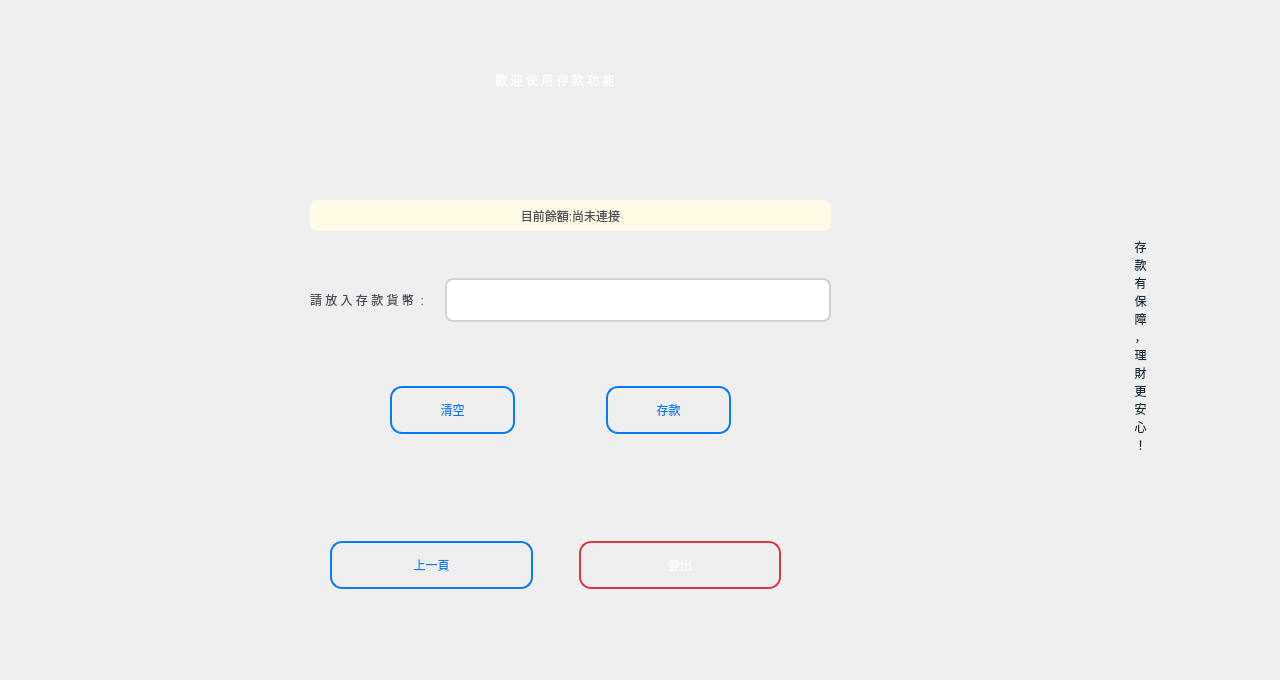
<?xml version="1.0" encoding="UTF-8"?>
<ui version="4.0">
 <class>depositWindow</class>
 <widget class="QMainWindow" name="depositWindow">
  <property name="geometry">
   <rect>
    <x>0</x>
    <y>0</y>
    <width>1280</width>
    <height>680</height>
   </rect>
  </property>
  <property name="windowTitle">
   <string>存款</string>
  </property>
  <property name="styleSheet">
   <string notr="true">QMainWindow {
    background: qlineargradient(x1: 0, y1: 0, x2: 1, y2: 1,
                                 stop: 0 #add8e6, stop: 1 #7bb3d9);
}
</string>
  </property>
  <widget class="QWidget" name="centralwidget">
   <property name="styleSheet">
    <string notr="true">QWidget {
    background: qlineargradient(x1: 0, y1: 0, x2: 0, y2: 1,
                                 stop: 0 #c3e2f0, stop: 1 #87ceeb);
    font-family: &quot;Microsoft YaHei UI&quot;;
    color: #212529;
}
QWidget[class=&quot;QWidget&quot;] {
    background: transparent;
}
</string>
   </property>
   <widget class="QLabel" name="label_title">
    <property name="geometry">
     <rect>
      <x>120</x>
      <y>30</y>
      <width>870</width>
      <height>100</height>
     </rect>
    </property>
    <property name="cursor">
     <cursorShape>ForbiddenCursor</cursorShape>
    </property>
    <property name="styleSheet">
     <string notr="true">QLabel {
    font: bold 24pt &quot;Microsoft YaHei UI&quot;;
    color: #ffffff;
    background: qlineargradient(x1: 0, y1: 0, x2: 1, y2: 0,
                                 stop: 0 #667eea, stop: 1 #764ba2);
    border-radius: 12px;
    padding: 15px;
    margin: 5px;
}
</string>
    </property>
    <property name="text">
     <string>歡 迎 使 用 存 款 功 能</string>
    </property>
    <property name="alignment">
     <set>Qt::AlignmentFlag::AlignCenter</set>
    </property>
   </widget>
   <widget class="QLabel" name="label_balance">
    <property name="geometry">
     <rect>
      <x>310</x>
      <y>200</y>
      <width>521</width>
      <height>31</height>
     </rect>
    </property>
    <property name="cursor">
     <cursorShape>ForbiddenCursor</cursorShape>
    </property>
    <property name="styleSheet">
     <string notr="true">QLabel {
    font: bold 14pt &quot;Microsoft YaHei UI&quot;;
    color: #495057;
    background: #fffbe6;
    border-radius: 8px;
    padding: 6px 12px;
}
</string>
    </property>
    <property name="text">
     <string>目前餘額:尚未連接</string>
    </property>
    <property name="alignment">
     <set>Qt::AlignmentFlag::AlignCenter</set>
    </property>
   </widget>
   <widget class="QWidget" name="horizontalLayoutWidget">
    <property name="geometry">
     <rect>
      <x>310</x>
      <y>260</y>
      <width>521</width>
      <height>80</height>
     </rect>
    </property>
    <layout class="QHBoxLayout" name="horizontalLayout">
     <item>
      <widget class="QLabel" name="label_input">
       <property name="cursor">
        <cursorShape>ForbiddenCursor</cursorShape>
       </property>
       <property name="styleSheet">
        <string notr="true">QLabel {
    font: bold 16pt &quot;Microsoft YaHei UI&quot;;
    color: #495057;
    background-color: transparent;
}
</string>
       </property>
       <property name="text">
        <string>請 放 入 存 款 貨 幣  :</string>
       </property>
      </widget>
     </item>
     <item>
      <spacer name="horizontalSpacer_2">
       <property name="orientation">
        <enum>Qt::Orientation::Horizontal</enum>
       </property>
       <property name="sizeType">
        <enum>QSizePolicy::Policy::Preferred</enum>
       </property>
       <property name="sizeHint" stdset="0">
        <size>
         <width>15</width>
         <height>20</height>
        </size>
       </property>
      </spacer>
     </item>
     <item>
      <widget class="QLineEdit" name="deposit">
       <property name="styleSheet">
        <string notr="true">QLineEdit {
    font: 14pt &quot;Microsoft YaHei UI&quot;;
    background-color: #ffffff;
    border: 2px solid #ced4da;
    border-radius: 8px;
    padding: 12px 16px;
    color: #495057;
}
QLineEdit:focus {
    border: 2px solid #007bff;
    background-color: #f8f9fa;
}
QLineEdit:disabled {
    background-color: #e9ecef;
    color: #6c757d;
    border: 2px solid #dee2e6;
}
</string>
       </property>
      </widget>
     </item>
    </layout>
   </widget>
   <widget class="QWidget" name="horizontalLayoutWidget_2">
    <property name="geometry">
     <rect>
      <x>390</x>
      <y>370</y>
      <width>341</width>
      <height>80</height>
     </rect>
    </property>
    <layout class="QHBoxLayout" name="horizontalLayout_2">
     <item>
      <widget class="QPushButton" name="clear">
       <property name="minimumSize">
        <size>
         <width>125</width>
         <height>48</height>
        </size>
       </property>
       <property name="cursor">
        <cursorShape>PointingHandCursor</cursorShape>
       </property>
       <property name="styleSheet">
        <string notr="true">QPushButton {
    font: bold 14pt &quot;Microsoft YaHei UI&quot;;
    background: qlineargradient(x1: 0, y1: 0, x2: 0, y2: 1,
                                 stop: 0 #ffffff, stop: 1 #f8f9fa);
    border: 2px solid #007bff;
    border-radius: 12px;
    color: #007bff;
    padding: 12px 20px;
    min-height: 20px;
}
QPushButton:hover {
    background: qlineargradient(x1: 0, y1: 0, x2: 0, y2: 1,
                                 stop: 0 #007bff, stop: 1 #0056b3);
    color: white;
    border: 2px solid #0056b3;
}
QPushButton:pressed {
    background: qlineargradient(x1: 0, y1: 0, x2: 0, y2: 1,
                                 stop: 0 #0056b3, stop: 1 #004085);
}
QPushButton:disabled {
    background-color: #e9ecef;
    color: #6c757d;
    border: 2px solid #dee2e6;
}
</string>
       </property>
       <property name="text">
        <string>清空</string>
       </property>
      </widget>
     </item>
     <item>
      <spacer name="horizontalSpacer">
       <property name="orientation">
        <enum>Qt::Orientation::Horizontal</enum>
       </property>
       <property name="sizeHint" stdset="0">
        <size>
         <width>40</width>
         <height>20</height>
        </size>
       </property>
      </spacer>
     </item>
     <item>
      <widget class="QPushButton" name="deposit_btn">
       <property name="minimumSize">
        <size>
         <width>125</width>
         <height>48</height>
        </size>
       </property>
       <property name="cursor">
        <cursorShape>PointingHandCursor</cursorShape>
       </property>
       <property name="styleSheet">
        <string notr="true">QPushButton {
    font: bold 14pt &quot;Microsoft YaHei UI&quot;;
    background: qlineargradient(x1: 0, y1: 0, x2: 0, y2: 1,
                                 stop: 0 #ffffff, stop: 1 #f8f9fa);
    border: 2px solid #007bff;
    border-radius: 12px;
    color: #007bff;
    padding: 12px 20px;
    min-height: 20px;
}
QPushButton:hover {
    background: qlineargradient(x1: 0, y1: 0, x2: 0, y2: 1,
                                 stop: 0 #007bff, stop: 1 #0056b3);
    color: white;
    border: 2px solid #0056b3;
}
QPushButton:pressed {
    background: qlineargradient(x1: 0, y1: 0, x2: 0, y2: 1,
                                 stop: 0 #0056b3, stop: 1 #004085);
}
QPushButton:disabled {
    background-color: #e9ecef;
    color: #6c757d;
    border: 2px solid #dee2e6;
}
</string>
       </property>
       <property name="text">
        <string>存款</string>
       </property>
      </widget>
     </item>
    </layout>
   </widget>
   <widget class="QWidget" name="horizontalLayoutWidget_3">
    <property name="geometry">
     <rect>
      <x>330</x>
      <y>520</y>
      <width>451</width>
      <height>91</height>
     </rect>
    </property>
    <layout class="QHBoxLayout" name="horizontalLayout_3">
     <item>
      <widget class="QPushButton" name="back">
       <property name="cursor">
        <cursorShape>PointingHandCursor</cursorShape>
       </property>
       <property name="styleSheet">
        <string notr="true">QPushButton {
    font: bold 14pt &quot;Microsoft YaHei UI&quot;;
    background: qlineargradient(x1: 0, y1: 0, x2: 0, y2: 1,
                                 stop: 0 #ffffff, stop: 1 #f8f9fa);
    border: 2px solid #007bff;
    border-radius: 12px;
    color: #007bff;
    padding: 12px 20px;
    min-height: 20px;
}
QPushButton:hover {
    background: qlineargradient(x1: 0, y1: 0, x2: 0, y2: 1,
                                 stop: 0 #007bff, stop: 1 #0056b3);
    color: white;
    border: 2px solid #0056b3;
}
QPushButton:pressed {
    background: qlineargradient(x1: 0, y1: 0, x2: 0, y2: 1,
                                 stop: 0 #0056b3, stop: 1 #004085);
}
QPushButton:disabled {
    background-color: #e9ecef;
    color: #6c757d;
    border: 2px solid #dee2e6;
}
</string>
       </property>
       <property name="text">
        <string>上一頁</string>
       </property>
      </widget>
     </item>
     <item>
      <spacer name="horizontalSpacer_3">
       <property name="orientation">
        <enum>Qt::Orientation::Horizontal</enum>
       </property>
       <property name="sizeType">
        <enum>QSizePolicy::Policy::Preferred</enum>
       </property>
       <property name="sizeHint" stdset="0">
        <size>
         <width>40</width>
         <height>20</height>
        </size>
       </property>
      </spacer>
     </item>
     <item>
      <widget class="QPushButton" name="logout">
       <property name="cursor">
        <cursorShape>PointingHandCursor</cursorShape>
       </property>
       <property name="styleSheet">
        <string notr="true">
QPushButton {
    font: bold 14pt &quot;Microsoft YaHei UI&quot;;
    background: qlineargradient(x1: 0, y1: 0, x2: 0, y2: 1,
                                 stop: 0 #ff6b6b, stop: 1 #ee5a52);
    border: 2px solid #dc3545;
    color: white;
    border-radius: 12px;
    padding: 12px 20px;
    min-height: 20px;
}
QPushButton:hover {
    background: qlineargradient(x1: 0, y1: 0, x2: 0, y2: 1,
                                 stop: 0 #dc3545, stop: 1 #c82333);
}
</string>
       </property>
       <property name="text">
        <string>登出</string>
       </property>
      </widget>
     </item>
    </layout>
   </widget>
   <widget class="QLabel" name="label_slogan">
    <property name="geometry">
     <rect>
      <x>1080</x>
      <y>70</y>
      <width>121</width>
      <height>551</height>
     </rect>
    </property>
    <property name="cursor">
     <cursorShape>ForbiddenCursor</cursorShape>
    </property>
    <property name="styleSheet">
     <string notr="true">QLabel {
    font: bold 20pt &quot;Noto Sans TC&quot;, &quot;Microsoft JhengHei&quot;, &quot;Microsoft YaHei UI&quot;, sans-serif;
    color: #1a2a36;
    background: qlineargradient(x1: 0, y1: 0, x2: 0, y2: 1,
                                 stop: 0 #7ee8dd, stop: 1 #2fbfa7);
    border-radius: 12px;
    padding: 10px;
    qproperty-alignment: AlignCenter;
}
</string>
    </property>
    <property name="text">
     <string>存
款
有
保
障
，
理
財
更
安
心
！</string>
    </property>
    <property name="alignment">
     <set>Qt::AlignmentFlag::AlignCenter</set>
    </property>
   </widget>
  </widget>
 </widget>
 <resources/>
 <connections/>
</ui>
